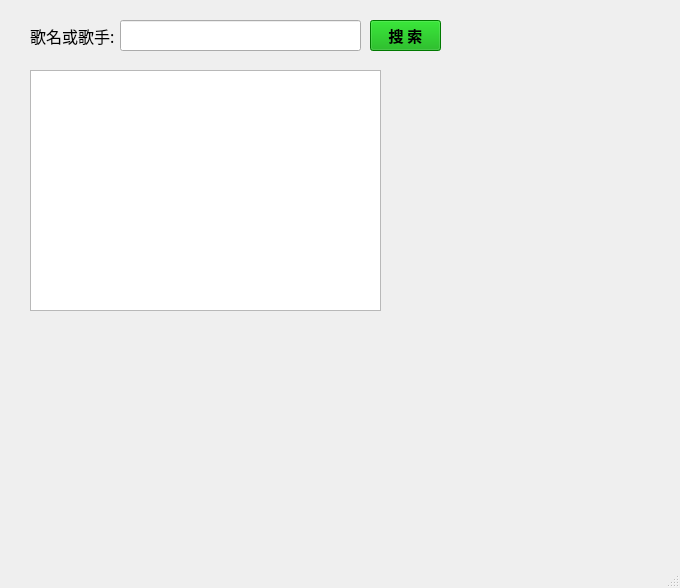
<?xml version="1.0" encoding="UTF-8"?>
<ui version="4.0">
 <class>MainWindow</class>
 <widget class="QMainWindow" name="MainWindow">
  <property name="geometry">
   <rect>
    <x>0</x>
    <y>0</y>
    <width>680</width>
    <height>588</height>
   </rect>
  </property>
  <property name="windowTitle">
   <string>MainWindow</string>
  </property>
  <widget class="QWidget" name="centralwidget">
   <widget class="QLabel" name="label">
    <property name="geometry">
     <rect>
      <x>30</x>
      <y>10</y>
      <width>111</width>
      <height>51</height>
     </rect>
    </property>
    <property name="font">
     <font>
      <family>汉仪超粗宋简</family>
      <pointsize>12</pointsize>
      <weight>50</weight>
      <bold>false</bold>
      <kerning>false</kerning>
     </font>
    </property>
    <property name="text">
     <string>歌名或歌手:</string>
    </property>
    <property name="textFormat">
     <enum>Qt::AutoText</enum>
    </property>
   </widget>
   <widget class="QPushButton" name="pushButton">
    <property name="geometry">
     <rect>
      <x>370</x>
      <y>20</y>
      <width>71</width>
      <height>31</height>
     </rect>
    </property>
    <property name="font">
     <font>
      <family>华康宋体W12(P)</family>
      <pointsize>11</pointsize>
      <weight>75</weight>
      <bold>true</bold>
     </font>
    </property>
    <property name="styleSheet">
     <string notr="true">background-color: rgb(0, 170, 0);
alternate-background-color: rgb(0, 170, 127);</string>
    </property>
    <property name="text">
     <string>搜 索</string>
    </property>
    <property name="checkable">
     <bool>false</bool>
    </property>
    <property name="checked">
     <bool>false</bool>
    </property>
   </widget>
   <widget class="QTableView" name="tableView">
    <property name="geometry">
     <rect>
      <x>30</x>
      <y>70</y>
      <width>351</width>
      <height>241</height>
     </rect>
    </property>
   </widget>
   <widget class="QLineEdit" name="lineEdit">
    <property name="geometry">
     <rect>
      <x>120</x>
      <y>20</y>
      <width>241</width>
      <height>31</height>
     </rect>
    </property>
   </widget>
  </widget>
  <widget class="QMenuBar" name="menubar">
   <property name="geometry">
    <rect>
     <x>0</x>
     <y>0</y>
     <width>680</width>
     <height>23</height>
    </rect>
   </property>
  </widget>
  <widget class="QStatusBar" name="statusbar"/>
 </widget>
 <resources/>
 <connections/>
</ui>
